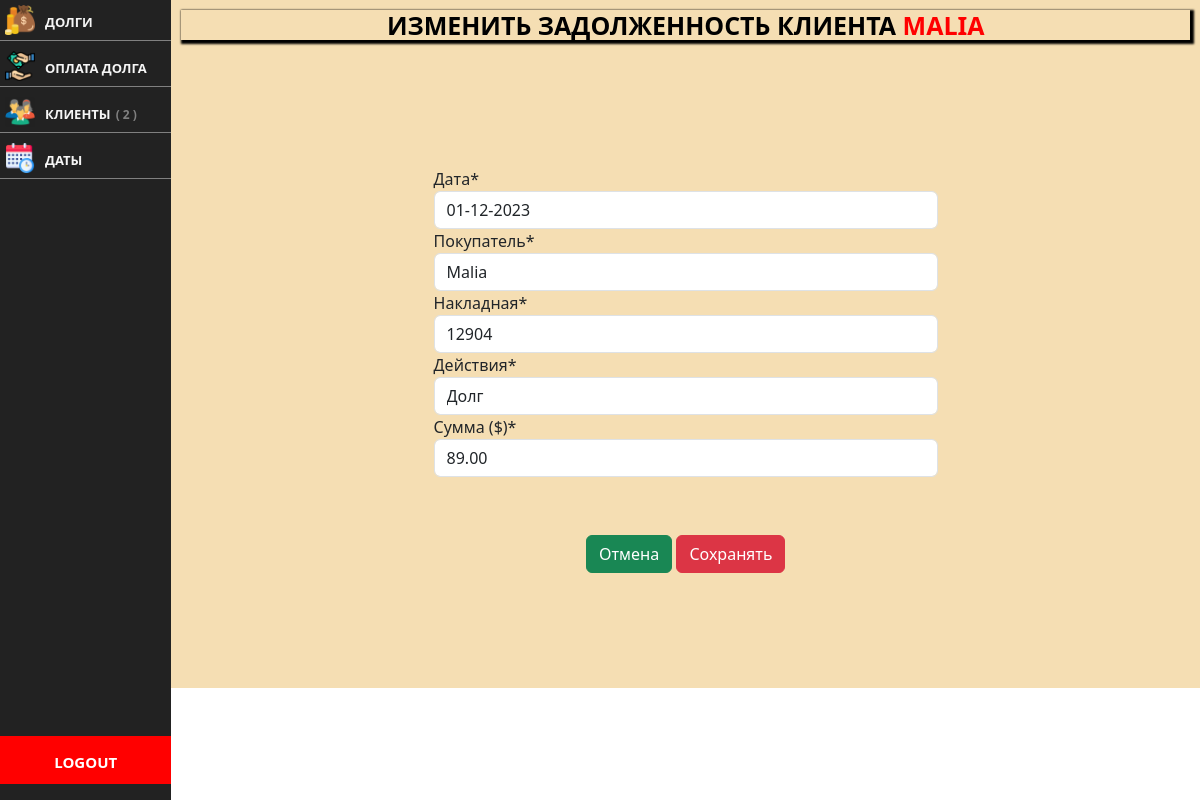
/edit-credit/36/, run on the app's committed database.
### app/models.py (models this page shows, shortened)
class Credit(models.Model):
    date = models.ForeignKey(Date, on_delete=models.SET_NULL, null=True, verbose_name="дата", default='')
    client = models.ForeignKey(Client, on_delete=models.SET_NULL, null=True, verbose_name="Покупатель", default='')
    recu = models.CharField(max_length=250, verbose_name="Накладная", unique=True)
    action = models.CharField(max_length=250, choices=ActionCredits, default=1, verbose_name="Действия")
    credit = models.DecimalField(max_digits=10, decimal_places=2, verbose_name="Сумма ($)")
    class Meta:
        ordering = ('-id',)

class Client(models.Model):
    nom = models.CharField(max_length=250, verbose_name="Имя", unique=True)
    slug = AutoSlugField(populate_from='nom', unique=True)
    numero = models.CharField(max_length=250, verbose_name="Телефон", unique=True)
    ville = models.CharField(max_length=250, verbose_name="Город", blank=True)
    adresse = models.CharField(max_length=250, verbose_name="Адрес", blank=True)
    class Meta:
        ordering = ('nom',)
    def __str__(self):
        return self.nom

class Date(models.Model):
    date = models.CharField(max_length=250, verbose_name="Сегодняшняя дата", unique=True, default="01-01-2024")
    slug = AutoSlugField(populate_from='date', unique=True)
    class Meta:
        ordering = ('-id',)
    def __str__(self):
        return self.date

### app/views.py (the view, shortened to what this page needs)
# urls.py: path('edit-credit/<int:pk>/', views.EditCredit.as_view(), name='edit-credits'),
class EditCredit(UpdateView):
    model = Credit
    template_name = 'app/edit_credit.html'
    fields = ['date', 'client', 'recu', 'action', 'credit']
    def get_context_data(self, *args, **kwargs):
        context = super(EditCredit, self).get_context_data(*args, **kwargs)
        context['credits'] = Credit.objects.all().order_by('-id')[:5]
        context['clients'] = Client.objects.all().order_by('-id')
        return context

### app/templates/app/edit_credit.html (shortened to what this page needs)
{% extends 'base.html' %}
{% load static %}
{% load crispy_forms_tags %}
{% block body %}
    <div class="container-credit">
        {% include 'includes/menu.html' %}
        <div class="cadre">
            <div class="cadre-form">
                <h1>
                    ИЗМЕНИТЬ ЗАДОЛЖЕННОСТЬ КЛИЕНТА <span
                >{{ object.client }}</span>
                </h1><br>
                <form method="post" enctype="multipart/form-data">
                    {{ form|crispy }}
                    <br><br>
                    <div class="form-group" style="margin: 10px; text-align: center">
                        <a class="btn btn-success" href="{% url 'app:credits' %}">Отмена</a>
                        <button class="btn btn-danger" type="submit">Сохранять</button>
                    </div>
                </form>
            </div>
        </div>
    </div>
{% endblock body %}

### app/static/app/css/style.css (style rules this page uses)
.container-credit { width: 100%; background-color: gray; height: 100vh; display: flex; flex-direction: row; }
.container-credit .cadre { height: 100vh; width: 100%; background-color: white; }
.cadre-form { width: 100%; height: 86vh; display: flex; flex-direction: column; background-color: wheat; padding: 10px; }
.cadre-form h1 { text-align: center; color: black; font-weight: bold; box-shadow: 2px 2px 2px 2px black; font-size: 25px; text-transform: uppercase; }
.cadre-form h1 span { font-weight: bold; text-transform: uppercase; color: red }
.cadre-form form { width: 50%; margin: auto; }

### data on the page
Credit: client "MALIA", client "Malia", recu "12904", action "Долг", credit "89.00"
Date: date "01-12-2023"

### other printed values
{{ clients.count }} "2"
